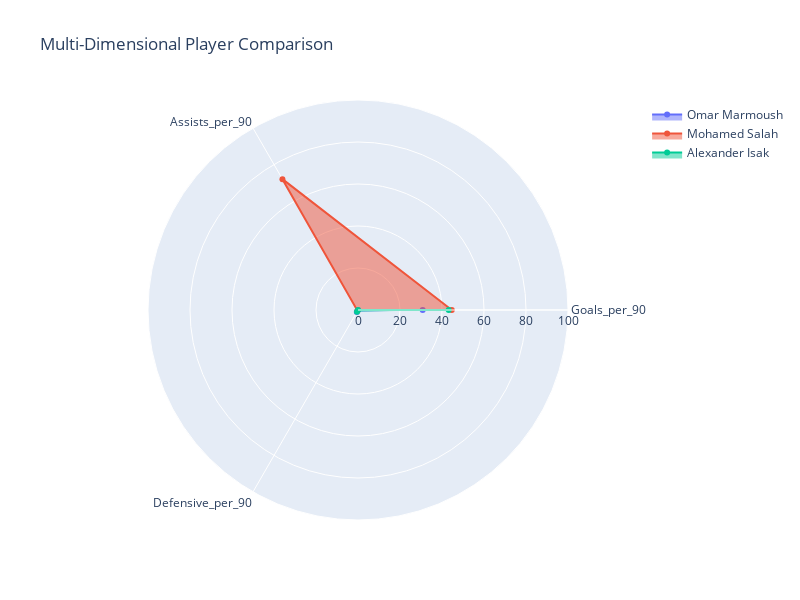

Notebook code for this chart:
### Code cell
players_to_compare = ['Omar Marmoush', 'Mohamed Salah', 'Alexander Isak']
radar_fig = create_player_comparison_radar_per90(df, players_to_compare)
radar_fig.show()

### Figure 1 — Plotly figure (JSON) as saved in the notebook; plotly's stock layout.template omitted (floating-point values rounded to 4 significant figures)
{"data": [{"fill": "toself", "line": {"width": 2}, "name": "Omar Marmoush", "r": [30.8, 0, 1.142], "theta": ["Goals_per_90", "Assists_per_90", "Defensive_per_90"], "type": "scatterpolar"}, {"fill": "toself", "line": {"width": 2}, "name": "Mohamed Salah", "r": [44.66, 71.96, 0.4442], "theta": ["Goals_per_90", "Assists_per_90", "Defensive_per_90"], "type": "scatterpolar"}, {"fill": "toself", "line": {"width": 2}, "name": "Alexander Isak", "r": [43.19, 0, 0.9209], "theta": ["Goals_per_90", "Assists_per_90", "Defensive_per_90"], "type": "scatterpolar"}], "layout": {"height": 600, "polar": {"radialaxis": {"range": [0, 100], "visible": true}}, "showlegend": true, "title": {"text": "Multi-Dimensional Player Comparison"}, "width": 800}}
